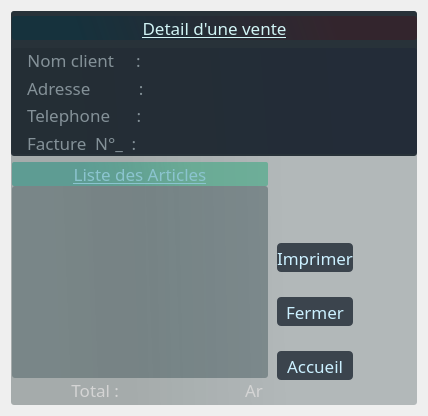
         <widget class="QWidget" name="detailVentes">
          <layout class="QVBoxLayout" name="verticalLayout_23">
           <item>
            <widget class="QGroupBox" name="groupBox_33">
             <property name="styleSheet">
              <string notr="true">
border-radius :3px;
background-color: qlineargradient(spread:pad, x1:0.221, y1:0.5, x2:0.784, y2:0.488818, stop:0.119617 rgba(20, 39, 39, 86), stop:0.866029 rgba(20, 42, 46, 71));</string>
             </property>
             <property name="title">
              <string/>
             </property>
             <layout class="QGridLayout" name="gridLayout_3">
              <property name="leftMargin">
               <number>0</number>
              </property>
              <property name="topMargin">
               <number>0</number>
              </property>
              <property name="rightMargin">
               <number>0</number>
              </property>
              <property name="bottomMargin">
               <number>2</number>
              </property>
              <item row="1" column="1">
               <spacer name="horizontalSpacer_2">
                <property name="orientation">
                 <enum>Qt::Horizontal</enum>
                </property>
                <property name="sizeType">
                 <enum>QSizePolicy::Preferred</enum>
                </property>
                <property name="sizeHint" stdset="0">
                 <size>
                  <width>53</width>
                  <height>0</height>
                 </size>
                </property>
               </spacer>
              </item>
              <item row="1" column="0">
               <widget class="QGroupBox" name="groupBox_34">
                <property name="sizePolicy">
                 <sizepolicy hsizetype="Preferred" vsizetype="Preferred">
                  <horstretch>0</horstretch>
                  <verstretch>0</verstretch>
                 </sizepolicy>
                </property>
                <property name="maximumSize">
                 <size>
                  <width>1045</width>
                  <height>16777215</height>
                 </size>
                </property>
                <property name="styleSheet">
                 <string notr="true">background-color: none;</string>
                </property>
                <property name="title">
                 <string/>
                </property>
                <layout class="QHBoxLayout" name="horizontalLayout_16">
                 <property name="spacing">
                  <number>6</number>
                 </property>
                 <property name="leftMargin">
                  <number>0</number>
                 </property>
                 <property name="topMargin">
                  <number>0</number>
                 </property>
                 <property name="rightMargin">
                  <number>3</number>
                 </property>
                 <property name="bottomMargin">
                  <number>1</number>
                 </property>
                 <item>
                  <widget class="QGroupBox" name="groupBox_35">
                   <property name="sizePolicy">
                    <sizepolicy hsizetype="Preferred" vsizetype="Preferred">
                     <horstretch>0</horstretch>
                     <verstretch>0</verstretch>
                    </sizepolicy>
                   </property>
                   <property name="maximumSize">
                    <size>
                     <width>800</width>
                     <height>16777215</height>
                    </size>
                   </property>
                   <property name="styleSheet">
                    <string notr="true"/>
                   </property>
                   <property name="title">
                    <string/>
                   </property>
                   <property name="alignment">
                    <set>Qt::AlignHCenter|Qt::AlignTop</set>
                   </property>
                   <layout class="QVBoxLayout" name="verticalLayout_20">
                    <property name="spacing">
                     <number>0</number>
                    </property>
                    <property name="leftMargin">
                     <number>1</number>
                    </property>
                    <property name="topMargin">
                     <number>0</number>
                    </property>
                    <property name="rightMargin">
                     <number>1</number>
                    </property>
                    <property name="bottomMargin">
                     <number>0</number>
                    </property>
                    <item>
                     <widget class="QLabel" name="label_22">
                      <property name="font">
                       <font>
                        <family>Corbel</family>
                        <pointsize>13</pointsize>
                        <underline>true</underline>
                       </font>
                      </property>
                      <property name="styleSheet">
                       <string notr="true">color: rgb(139, 196, 207);
background-color: qlineargradient(spread:pad, x1:0.221, y1:0.5, x2:0.784, y2:0.488818, stop:0.119617 rgba(39, 146, 129, 144), stop:0.870813 rgba(24, 163, 113, 111));
border-radius:2px;</string>
                      </property>
                      <property name="text">
                       <string>Liste des Articles</string>
                      </property>
                      <property name="alignment">
                       <set>Qt::AlignCenter</set>
                      </property>
                     </widget>
                    </item>
                    <item>
                     <widget class="QTableView" name="detailVente">
                      <property name="font">
                       <font>
                        <family>Consolas</family>
                        <pointsize>11</pointsize>
                        <weight>50</weight>
                        <italic>false</italic>
                        <bold>false</bold>
                       </font>
                      </property>
                      <property name="styleSheet">
                       <string notr="true">color: rgb(166, 218, 197);
font: 11pt &quot;Consolas&quot;;
background-color: qlineargradient(spread:pad, x1:0, y1:0.573636, x2:1, y2:0.545, stop:0.162679 rgba(21, 48, 54, 78), stop:0.698565 rgba(15, 43, 49, 83));

background-image: url(:/img/icon/img03.png);
</string>
                      </property>
                      <property name="inputMethodHints">
                       <set>Qt::ImhNoPredictiveText</set>
                      </property>
                      <property name="editTriggers">
                       <set>QAbstractItemView::NoEditTriggers</set>
                      </property>
                      <property name="selectionMode">
                       <enum>QAbstractItemView::NoSelection</enum>
                      </property>
                      <property name="showGrid">
                       <bool>false</bool>
                      </property>
                      <property name="gridStyle">
                       <enum>Qt::CustomDashLine</enum>
                      </property>
                      <attribute name="horizontalHeaderDefaultSectionSize">
                       <number>90</number>
                      </attribute>
                      <attribute name="verticalHeaderVisible">
                       <bool>false</bool>
                      </attribute>
                     </widget>
                    </item>
                    <item>
                     <widget class="QGroupBox" name="groupBox_36">
                      <property name="sizePolicy">
                       <sizepolicy hsizetype="Expanding" vsizetype="Expanding">
                        <horstretch>0</horstretch>
                        <verstretch>0</verstretch>
                       </sizepolicy>
                      </property>
                      <property name="maximumSize">
                       <size>
                        <width>800</width>
                        <height>34</height>
                       </size>
                      </property>
                      <property name="title">
                       <string/>
                      </property>
                      <layout class="QHBoxLayout" name="horizontalLayout_17">
                       <property name="spacing">
                        <number>6</number>
                       </property>
                       <property name="leftMargin">
                        <number>0</number>
                       </property>
                       <property name="topMargin">
                        <number>0</number>
                       </property>
                       <property name="rightMargin">
                        <number>0</number>
                       </property>
                       <property name="bottomMargin">
                        <number>0</number>
                       </property>
                       <item>
                        <widget class="QLabel" name="label_23">
                         <property name="sizePolicy">
                          <sizepolicy hsizetype="Expanding" vsizetype="Ignored">
                           <horstretch>0</horstretch>
                           <verstretch>0</verstretch>
                          </sizepolicy>
                         </property>
                         <property name="maximumSize">
                          <size>
                           <width>630</width>
                           <height>30</height>
                          </size>
                         </property>
                         <property name="font">
                          <font>
                           <family>Corbel</family>
                           <pointsize>13</pointsize>
                          </font>
                         </property>
                         <property name="styleSheet">
                          <string notr="true">color: rgb(212, 212, 212);</string>
                         </property>
                         <property name="text">
                          <string>Total :</string>
                         </property>
                         <property name="alignment">
                          <set>Qt::AlignRight|Qt::AlignTrailing|Qt::AlignVCenter</set>
                         </property>
                        </widget>
                       </item>
                       <item>
                        <widget class="QLabel" name="prixTotal_de_ventes">
                         <property name="sizePolicy">
                          <sizepolicy hsizetype="Expanding" vsizetype="Preferred">
                           <horstretch>0</horstretch>
                           <verstretch>0</verstretch>
                          </sizepolicy>
                         </property>
                         <property name="maximumSize">
                          <size>
                           <width>160</width>
                           <height>16777215</height>
                          </size>
                         </property>
                         <property name="font">
                          <font>
                           <family>Consolas</family>
                           <pointsize>13</pointsize>
                          </font>
                         </property>
                         <property name="styleSheet">
                          <string notr="true">color: rgb(62, 255, 214);
padding-left:5px;</string>
                         </property>
                         <property name="text">
                          <string/>
                         </property>
                        </widget>
                       </item>
                       <item>
                        <widget class="QLabel" name="label_29">
                         <property name="sizePolicy">
                          <sizepolicy hsizetype="Expanding" vsizetype="Preferred">
                           <horstretch>0</horstretch>
                           <verstretch>0</verstretch>
                          </sizepolicy>
                         </property>
                         <property name="maximumSize">
                          <size>
                           <width>30</width>
                           <height>16777215</height>
                          </size>
                         </property>
                         <property name="font">
                          <font>
                           <family>Corbel</family>
                           <pointsize>13</pointsize>
                          </font>
                         </property>
                         <property name="styleSheet">
                          <string notr="true">color: rgb(212, 212, 212);
padding-left:3px;</string>
                         </property>
                         <property name="text">
                          <string>Ar</string>
                         </property>
                         <property name="alignment">
                          <set>Qt::AlignLeading|Qt::AlignLeft|Qt::AlignVCenter</set>
                         </property>
                        </widget>
                       </item>
                      </layout>
                     </widget>
                    </item>
                   </layout>
                  </widget>
                 </item>
                 <item>
                  <widget class="QGroupBox" name="groupBox_37">
                   <property name="sizePolicy">
                    <sizepolicy hsizetype="Expanding" vsizetype="Preferred">
                     <horstretch>0</horstretch>
                     <verstretch>0</verstretch>
                    </sizepolicy>
                   </property>
                   <property name="maximumSize">
                    <size>
                     <width>221</width>
                     <height>16777215</height>
                    </size>
                   </property>
                   <property name="styleSheet">
                    <string notr="true">background-color: none;</string>
                   </property>
                   <property name="title">
                    <string/>
                   </property>
                   <layout class="QVBoxLayout" name="verticalLayout_21">
                    <property name="spacing">
                     <number>13</number>
                    </property>
                    <property name="leftMargin">
                     <number>2</number>
                    </property>
                    <property name="rightMargin">
                     <number>2</number>
                    </property>
                    <item>
                     <spacer name="verticalSpacer_4">
                      <property name="orientation">
                       <enum>Qt::Vertical</enum>
                      </property>
                      <property name="sizeType">
                       <enum>QSizePolicy::Maximum</enum>
                      </property>
                      <property name="sizeHint" stdset="0">
                       <size>
                        <width>0</width>
                        <height>60</height>
                       </size>
                      </property>
                     </spacer>
                    </item>
                    <item>
                     <widget class="QPushButton" name="detailImprimer">
                      <property name="maximumSize">
                       <size>
                        <width>16777215</width>
                        <height>29</height>
                       </size>
                      </property>
                      <property name="font">
                       <font>
                        <family>Corbel</family>
                        <pointsize>13</pointsize>
                       </font>
                      </property>
                      <property name="styleSheet">
                       <string notr="true">
#detailImprimer:hover{
	font: 12pt &quot;Corbel&quot;;
border-radius :4px;
	
	background-color: qlineargradient(spread:pad, x1:0.0301508, y1:0.5, x2:0.944, y2:0.55, stop:0.0753769 rgba(6, 82, 96, 52), stop:0.784689 rgba(4, 111, 119, 57));
	color: rgb(27, 253, 238);
}
#detailImprimer{
	color: rgb(203, 240, 255);
border-radius :4px;
background-color: rgb(59, 68, 77);
}</string>
                      </property>
                      <property name="text">
                       <string>Imprimer</string>
                      </property>
                     </widget>
                    </item>
                    <item>
                     <widget class="QPushButton" name="detailFermer">
                      <property name="sizePolicy">
                       <sizepolicy hsizetype="Preferred" vsizetype="Fixed">
                        <horstretch>0</horstretch>
                        <verstretch>0</verstretch>
                       </sizepolicy>
                      </property>
                      <property name="maximumSize">
                       <size>
                        <width>16777215</width>
                        <height>29</height>
                       </size>
                      </property>
                      <property name="font">
                       <font>
                        <family>Corbel</family>
                        <pointsize>13</pointsize>
                       </font>
                      </property>
                      <property name="styleSheet">
                       <string notr="true">
#detailFermer:hover{
	font: 12pt &quot;Corbel&quot;;
border-radius :4px;
	
	background-color: qlineargradient(spread:pad, x1:0.0301508, y1:0.5, x2:0.944, y2:0.55, stop:0.0753769 rgba(6, 82, 96, 52), stop:0.784689 rgba(4, 111, 119, 57));
	color: rgb(27, 253, 238);
}
#detailFermer{
	color: rgb(203, 240, 255);
border-radius :4px;
background-color: rgb(59, 68, 77);
}</string>
                      </property>
                      <property name="text">
                       <string>Fermer</string>
                      </property>
                     </widget>
                    </item>
                    <item>
                     <widget class="QToolButton" name="detailAccueil">
                      <property name="sizePolicy">
                       <sizepolicy hsizetype="Preferred" vsizetype="Expanding">
                        <horstretch>0</horstretch>
                        <verstretch>0</verstretch>
                       </sizepolicy>
                      </property>
                      <property name="maximumSize">
                       <size>
                        <width>16777215</width>
                        <height>29</height>
                       </size>
                      </property>
                      <property name="font">
                       <font>
                        <family>Corbel</family>
                        <pointsize>13</pointsize>
                       </font>
                      </property>
                      <property name="styleSheet">
                       <string notr="true">
#detailAccueil:hover{
	font: 12pt &quot;Corbel&quot;;
border-radius :4px;
	
	background-color: qlineargradient(spread:pad, x1:0.0301508, y1:0.5, x2:0.944, y2:0.55, stop:0.0753769 rgba(6, 82, 96, 52), stop:0.784689 rgba(4, 111, 119, 57));
	color: rgb(27, 253, 238);
}
#detailAccueil{
	color: rgb(203, 240, 255);
border-radius :4px;
background-color: rgb(59, 68, 77);
}</string>
                      </property>
                      <property name="text">
                       <string>Accueil</string>
                      </property>
                     </widget>
                    </item>
                   </layout>
                  </widget>
                 </item>
                </layout>
               </widget>
              </item>
              <item row="0" column="0" colspan="2">
               <widget class="QGroupBox" name="groupBox_38">
                <property name="maximumSize">
                 <size>
                  <width>16777215</width>
                  <height>145</height>
                 </size>
                </property>
                <property name="styleSheet">
                 <string notr="true">background-color: rgb(40, 50, 57);</string>
                </property>
                <property name="title">
                 <string/>
                </property>
                <layout class="QVBoxLayout" name="verticalLayout_22">
                 <property name="spacing">
                  <number>8</number>
                 </property>
                 <property name="leftMargin">
                  <number>1</number>
                 </property>
                 <property name="topMargin">
                  <number>5</number>
                 </property>
                 <property name="rightMargin">
                  <number>0</number>
                 </property>
                 <property name="bottomMargin">
                  <number>2</number>
                 </property>
                 <item>
                  <widget class="QLabel" name="label_24">
                   <property name="maximumSize">
                    <size>
                     <width>16777215</width>
                     <height>25</height>
                    </size>
                   </property>
                   <property name="font">
                    <font>
                     <family>Corbel</family>
                     <pointsize>13</pointsize>
                     <italic>false</italic>
                     <underline>true</underline>
                    </font>
                   </property>
                   <property name="styleSheet">
                    <string notr="true">color: rgb(209, 244, 245);
background-color: qlineargradient(spread:pad, x1:0.13, y1:0.568, x2:0.984925, y2:0.551, stop:0.0430622 rgba(0, 49, 65, 112), stop:0.784689 rgba(78, 10, 20, 80));</string>
                   </property>
                   <property name="text">
                    <string>Detail d'une vente</string>
                   </property>
                   <property name="alignment">
                    <set>Qt::AlignCenter</set>
                   </property>
                  </widget>
                 </item>
                 <item>
                  <widget class="QGroupBox" name="groupBox_39">
                   <property name="sizePolicy">
                    <sizepolicy hsizetype="Preferred" vsizetype="Expanding">
                     <horstretch>0</horstretch>
                     <verstretch>0</verstretch>
                    </sizepolicy>
                   </property>
                   <property name="maximumSize">
                    <size>
                     <width>480</width>
                     <height>115</height>
                    </size>
                   </property>
                   <property name="styleSheet">
                    <string notr="true">color: rgb(132, 145, 152);
background-color: qlineargradient(spread:pad, x1:0.13, y1:0.568, x2:0.984925, y2:0.551, stop:0.0430622 rgba(27, 35, 46, 84), stop:0.789474 rgba(25, 31, 54, 83));</string>
                   </property>
                   <property name="title">
                    <string/>
                   </property>
                   <property name="alignment">
                    <set>Qt::AlignLeading|Qt::AlignLeft|Qt::AlignTop</set>
                   </property>
                   <layout class="QFormLayout" name="formLayout_3">
                    <property name="horizontalSpacing">
                     <number>27</number>
                    </property>
                    <property name="verticalSpacing">
                     <number>5</number>
                    </property>
                    <property name="leftMargin">
                     <number>15</number>
                    </property>
                    <property name="topMargin">
                     <number>0</number>
                    </property>
                    <property name="rightMargin">
                     <number>3</number>
                    </property>
                    <property name="bottomMargin">
                     <number>0</number>
                    </property>
                    <item row="0" column="0">
                     <widget class="QLabel" name="label_25">
                      <property name="font">
                       <font>
                        <family>Corbel Light</family>
                        <pointsize>13</pointsize>
                        <italic>false</italic>
                        <underline>false</underline>
                       </font>
                      </property>
                      <property name="styleSheet">
                       <string notr="true">background-color: none;</string>
                      </property>
                      <property name="text">
                       <string>Nom client     :</string>
                      </property>
                      <property name="alignment">
                       <set>Qt::AlignCenter</set>
                      </property>
                     </widget>
                    </item>
                    <item row="0" column="1">
                     <widget class="QLabel" name="nameCl">
                      <property name="font">
                       <font>
                        <family>Corbel</family>
                        <pointsize>12</pointsize>
                        <weight>50</weight>
                        <italic>false</italic>
                        <bold>false</bold>
                        <underline>false</underline>
                       </font>
                      </property>
                      <property name="styleSheet">
                       <string notr="true">color: rgb(194, 213, 234);
font: 12pt &quot;Corbel&quot;;
background-color: none;</string>
                      </property>
                      <property name="text">
                       <string/>
                      </property>
                      <property name="alignment">
                       <set>Qt::AlignLeading|Qt::AlignLeft|Qt::AlignVCenter</set>
                      </property>
                     </widget>
                    </item>
                    <item row="1" column="0">
                     <widget class="QLabel" name="label_26">
                      <property name="font">
                       <font>
                        <family>Corbel Light</family>
                        <pointsize>13</pointsize>
                        <italic>false</italic>
                        <underline>false</underline>
                       </font>
                      </property>
                      <property name="styleSheet">
                       <string notr="true">background-color: none;</string>
                      </property>
                      <property name="text">
                       <string>Adresse           :</string>
                      </property>
                      <property name="alignment">
                       <set>Qt::AlignLeading|Qt::AlignLeft|Qt::AlignVCenter</set>
                      </property>
                     </widget>
                    </item>
                    <item row="1" column="1">
                     <widget class="QLabel" name="adressCls">
                      <property name="font">
                       <font>
                        <family>Corbel</family>
                        <pointsize>12</pointsize>
                        <weight>50</weight>
                        <italic>false</italic>
                        <bold>false</bold>
                        <underline>false</underline>
                       </font>
                      </property>
                      <property name="styleSheet">
                       <string notr="true">color: rgb(194, 213, 234);
font: 12pt &quot;Corbel&quot;;
background-color: none;</string>
                      </property>
                      <property name="text">
                       <string/>
                      </property>
                      <property name="alignment">
                       <set>Qt::AlignLeading|Qt::AlignLeft|Qt::AlignVCenter</set>
                      </property>
                     </widget>
                    </item>
                    <item row="2" column="0">
                     <widget class="QLabel" name="label_27">
                      <property name="font">
                       <font>
                        <family>Corbel Light</family>
                        <pointsize>13</pointsize>
                        <italic>false</italic>
                        <underline>false</underline>
                       </font>
                      </property>
                      <property name="styleSheet">
                       <string notr="true">background-color: none;</string>
                      </property>
                      <property name="text">
                       <string>Telephone      :</string>
                      </property>
                      <property name="alignment">
                       <set>Qt::AlignJustify|Qt::AlignVCenter</set>
                      </property>
                     </widget>
                    </item>
                    <item row="2" column="1">
                     <widget class="QLabel" name="telCls">
                      <property name="font">
                       <font>
                        <family>Consolas</family>
                        <pointsize>12</pointsize>
                        <weight>50</weight>
                        <italic>false</italic>
                        <bold>false</bold>
                        <underline>false</underline>
                       </font>
                      </property>
                      <property name="styleSheet">
                       <string notr="true">color: rgb(176, 225, 243);
font: 12pt &quot;Consolas&quot;;
background-color: none;</string>
                      </property>
                      <property name="text">
                       <string/>
                      </property>
                      <property name="alignment">
                       <set>Qt::AlignLeading|Qt::AlignLeft|Qt::AlignVCenter</set>
                      </property>
                     </widget>
                    </item>
                    <item row="3" column="0">
                     <widget class="QLabel" name="label_28">
                      <property name="font">
                       <font>
                        <family>Corbel Light</family>
                        <pointsize>13</pointsize>
                       </font>
                      </property>
                      <property name="styleSheet">
                       <string notr="true">background-color: none;</string>
                      </property>
                      <property name="text">
                       <string>Facture  N°_  :</string>
                      </property>
                     </widget>
                    </item>
                    <item row="3" column="1">
                     <widget class="QLabel" name="factureCls">
                      <property name="styleSheet">
                       <string notr="true">color: rgb(176, 225, 243);
font: 12pt &quot;Consolas&quot;;
background-color: none;</string>
                      </property>
                      <property name="text">
                       <string/>
                      </property>
                      <property name="alignment">
                       <set>Qt::AlignLeading|Qt::AlignLeft|Qt::AlignTop</set>
                      </property>
                     </widget>
                    </item>
                   </layout>
                  </widget>
                 </item>
                </layout>
               </widget>
              </item>
             </layout>
            </widget>
           </item>
          </layout>
         </widget>
